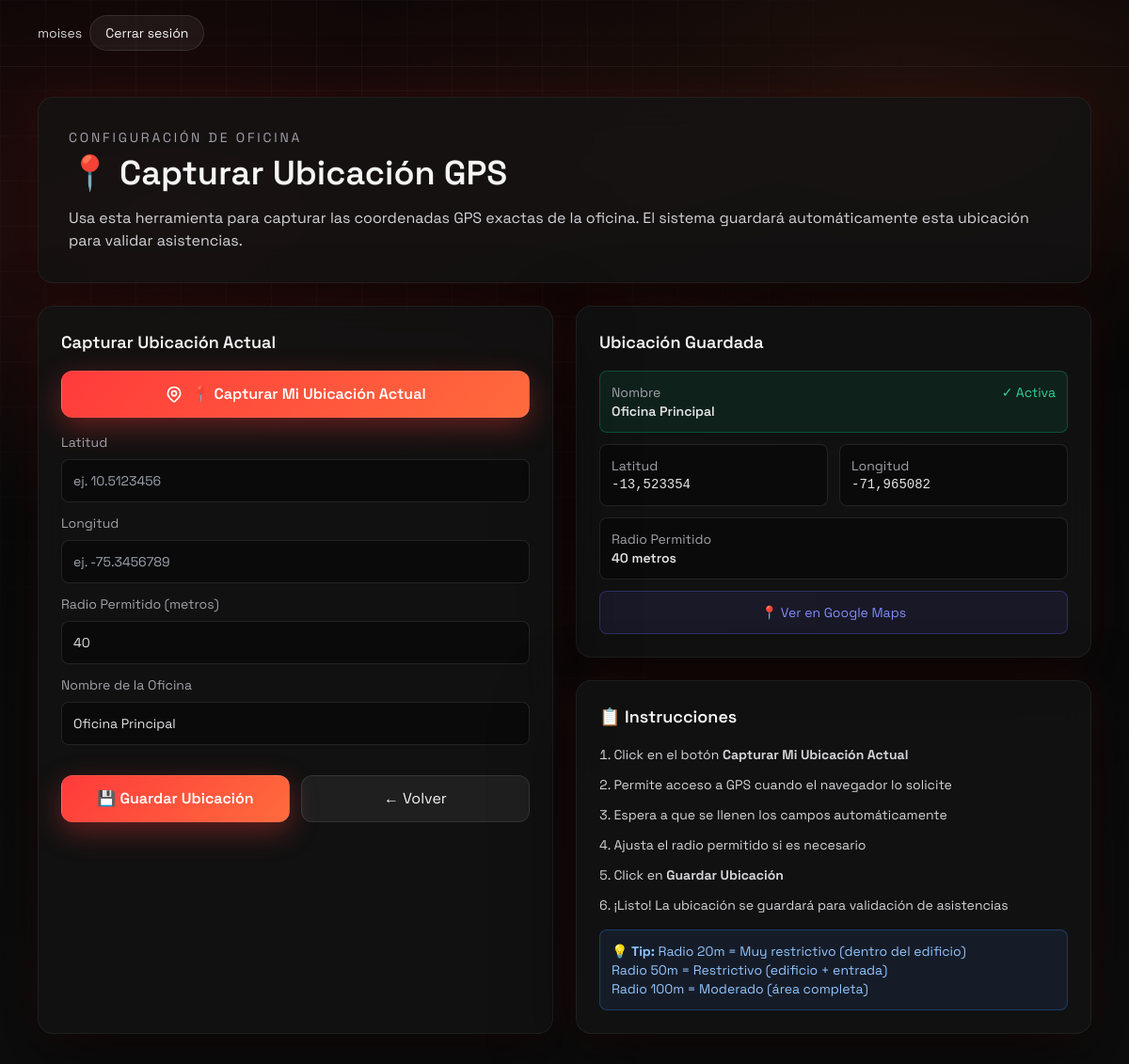
Screenshot of /capturar-gps/ (signed in) with the database file from the repository.
### asistencia/models.py (models this page shows, shortened)
class CustomUser(AbstractUser):
    ROL_ADMIN = "admin"
    ROL_RRHH = "rrhh"
    ROL_SUPERVISOR = "supervisor"
    ROL_EMPLEADO = "empleado"
    ROL_PPHH = "pphh"
    ROLES = (
        (ROL_ADMIN, "Administrador"),
        (ROL_RRHH, "RRHH"),
        (ROL_SUPERVISOR, "Supervisor"),
        (ROL_EMPLEADO, "Empleado"),
        (ROL_PPHH, "Practicante (PP.HH.)"),
    )
    rol = models.CharField(max_length=20, choices=ROLES, default=ROL_EMPLEADO)
    dni = models.CharField(max_length=11, unique=True, verbose_name="DNI/CE")
    supervisor = models.ForeignKey(
        'self',
        on_delete=models.SET_NULL,
        null=True,
        blank=True,
        related_name='subordinados'
    )
    horario = models.ForeignKey(
        Horario,
        on_delete=models.SET_NULL,
        null=True,
        blank=True,
        related_name='empleados'
    )
    area = models.ForeignKey(
        Area,
        on_delete=models.SET_NULL,
        null=True,
        blank=True,
        related_name='empleados',
        verbose_name="Área de Práctica"
    )
    permite_remoto = models.BooleanField(default=False)
    codigo_qr = models.CharField(
        max_length=50,
        unique=True,
        editable=False,
        null=True,
        blank=True,
        help_text="Código QR único del empleado para validar asistencia"
    )

class ConfiguracionGPS(models.Model):
    nombre = models.CharField(max_length=100, default="Oficina Principal")
    latitud = models.DecimalField(max_digits=9, decimal_places=6, help_text="Latitud de la oficina")
    longitud = models.DecimalField(max_digits=9, decimal_places=6, help_text="Longitud de la oficina")
    radio_permitido_metros = models.IntegerField(default=50, help_text="Radio permitido en metros para marcar asistencia")
    activa = models.BooleanField(default=True)
    creada_en = models.DateTimeField(auto_now_add=True)
    actualizada_en = models.DateTimeField(auto_now=True)
    class Meta:
        verbose_name = "Configuración GPS"
        verbose_name_plural = "Configuraciones GPS"
    @classmethod
    def obtener_configuracion_activa(cls):
        return cls.objects.filter(activa=True).first()

### asistencia/views.py (the view)
# urls.py: path("capturar-gps/", views.capturar_gps_admin, name="capturar_gps_admin"),
@login_required
def capturar_gps_admin(request):
    if not request.user.is_staff and not request.user.is_superuser:
        return redirect('dashboard')
    config_gps = ConfiguracionGPS.obtener_configuracion_activa()
    context = {
        'config_gps': config_gps,
        'csrf_token': request.META.get('CSRF_COOKIE', '')
    }
    return render(request, 'asistencia/capturar_gps_admin.html', context)

### asistencia/templates/asistencia/capturar_gps_admin.html (shortened to what this page needs)
{% extends "asistencia/base.html" %}
{% block content %}
<div class="space-y-6">
    <div class="glass rounded-2xl p-6 md:p-8 fade-in">
        <div class="space-y-4">
            <div class="flex items-center justify-between">
                <div>
                    <div class="text-sm text-zinc-400 uppercase tracking-[0.2em]">Configuración de Oficina</div>
                    <h1 class="text-3xl md:text-4xl font-semibold mt-2">📍 Capturar Ubicación GPS</h1>
                </div>
            </div>
            <p class="text-zinc-300 mt-4">
                Usa esta herramienta para capturar las coordenadas GPS exactas de la oficina.
                El sistema guardará automáticamente esta ubicación para validar asistencias.
            </p>
        </div>
    </div>
    <div class="grid lg:grid-cols-2 gap-6">
        <div class="glass rounded-2xl p-6 space-y-4 overflow-visible relative z-50">
            <div class="font-semibold text-lg">Capturar Ubicación Actual</div>
            <div class="space-y-4">
                <button id="btn-capturar-gps"
                        class="w-full btn-neo py-3 rounded-xl flex items-center justify-center gap-2">
                    <span>📍 Capturar Mi Ubicación Actual</span>
                </button>
                <div class="space-y-3">
                    <div>
                        <label class="block text-sm text-zinc-400 mb-2">Latitud</label>
                        <input type="number" id="latitud" name="latitud" step="0.000001"
                               class="w-full bg-black/40 border border-white/10 rounded-lg p-3 text-sm text-zinc-200
                                      focus:border-red-500 focus:ring-1 focus:ring-red-500 outline-none transition-all"
                               placeholder="ej. 10.5123456"
                               {% if config_gps %}value="{{ config_gps.latitud }}"{% endif %} />
                    </div>
                    <div>
                        <label class="block text-sm text-zinc-400 mb-2">Longitud</label>
                        <input type="number" id="longitud" name="longitud" step="0.000001"
                               class="w-full bg-black/40 border border-white/10 rounded-lg p-3 text-sm text-zinc-200
                                      focus:border-red-500 focus:ring-1 focus:ring-red-500 outline-none transition-all"
                               placeholder="ej. -75.3456789"
                               {% if config_gps %}value="{{ config_gps.longitud }}"{% endif %} />
                    </div>
                    <div>
                        <label class="block text-sm text-zinc-400 mb-2">Radio Permitido (metros)</label>
                        <input type="number" id="radio" name="radio" min="5" step="5"
                               class="w-full bg-black/40 border border-white/10 rounded-lg p-3 text-sm text-zinc-200
                                      focus:border-red-500 focus:ring-1 focus:ring-red-500 outline-none transition-all"
                               placeholder="ej. 20"
                               value="{% if config_gps %}{{ config_gps.radio_permitido_metros }}{% else %}20{% endif %}" />
                    </div>
                    <div>
                        <label class="block text-sm text-zinc-400 mb-2">Nombre de la Oficina</label>
                        <input type="text" id="nombre" name="nombre"
                               class="w-full bg-black/40 border border-white/10 rounded-lg p-3 text-sm text-zinc-200
                                      focus:border-red-500 focus:ring-1 focus:ring-red-500 outline-none transition-all"
                               placeholder="ej. Oficina Principal"
                               value="{% if config_gps %}{{ config_gps.nombre }}{% else %}Oficina Principal{% endif %}" />
                    </div>
                </div>
                <div class="flex gap-3 pt-4">
                    <button id="btn-guardar" class="flex-1 btn-neo py-3 rounded-xl">
                        💾 Guardar Ubicación
                    </button>
                    <a href="{% url 'admin:asistencia_configuraciongps_changelist' %}"
                       class="flex-1 btn-ghost py-3 rounded-xl text-center">
                        ← Volver
                    </a>
                </div>
            </div>
        </div>
        <div class="space-y-6">
            <div class="glass rounded-2xl p-6 space-y-4">
                <div class="font-semibold text-lg">Ubicación Guardada</div>
                {% if config_gps %}
                    <div class="space-y-3 text-sm">
                        <div class="flex items-start justify-between p-3 bg-emerald-500/10 border border-emerald-500/30 rounded-lg">
                            <div>
                                <div class="text-zinc-400">Nombre</div>
                                <div class="font-semibold text-zinc-200">{{ config_gps.nombre }}</div>
                            </div>
                            <span class="text-emerald-400">✓ Activa</span>
                        </div>
                        <div class="grid grid-cols-2 gap-3">
                            <div class="p-3 bg-black/40 border border-white/10 rounded-lg">
                                <div class="text-zinc-400">Latitud</div>
                                <div class="font-mono text-zinc-200">{{ config_gps.latitud }}</div>
                            </div>
                            <div class="p-3 bg-black/40 border border-white/10 rounded-lg">
                                <div class="text-zinc-400">Longitud</div>
                                <div class="font-mono text-zinc-200">{{ config_gps.longitud }}</div>
                            </div>
                        </div>
                        <div class="p-3 bg-black/40 border border-white/10 rounded-lg">
                            <div class="text-zinc-400">Radio Permitido</div>
                            <div class="font-semibold text-zinc-200">{{ config_gps.radio_permitido_metros }} metros</div>
                        </div>
                        <a href="https://www.google.com/maps/?q={{ config_gps.latitud }},{{ config_gps.longitud }}"
                           target="_blank" class="block w-full p-3 bg-indigo-500/10 border border-indigo-500/30 rounded-lg
                                               text-center text-indigo-400 hover:bg-indigo-500/20 transition-colors">
                            📍 Ver en Google Maps
                        </a>
                    </div>
                {% else %}
                    <div class="p-4 bg-amber-500/10 border border-amber-500/30 rounded-lg text-amber-400 text-sm">
                        ⚠️ No hay ubicación configurada. Captura una nueva.
                    </div>
                {% endif %}
            </div>
            <div class="glass rounded-2xl p-6 space-y-4 overflow-visible relative z-50">
                <div class="font-semibold text-lg">📋 Instrucciones</div>
                <ol class="space-y-3 text-sm text-zinc-300 list-decimal list-inside">
                    <li>Click en el botón <strong>Capturar Mi Ubicación Actual</strong></li>
                    <li>Permite acceso a GPS cuando el navegador lo solicite</li>
                    <li>Espera a que se llenen los campos automáticamente</li>
                    <li>Ajusta el radio permitido si es necesario</li>
                    <li>Click en <strong>Guardar Ubicación</strong></li>
                    <li>¡Listo! La ubicación se guardará para validación de asistencias</li>
                </ol>
                <div class="p-3 bg-blue-500/10 border border-blue-500/30 rounded-lg text-blue-300 text-sm">
                    💡 <strong>Tip:</strong> Radio 20m = Muy restrictivo (dentro del edificio)<br>
                    Radio 50m = Restrictivo (edificio + entrada)<br>
                    Radio 100m = Moderado (área completa)
                </div>
            </div>
        </div>
    </div>
</div>
{% endblock %}

### asistencia/templates/asistencia/base.html (shortened to what this page needs)
<!DOCTYPE html>
<html lang="es">
<head>
    <script src="https://cdn.tailwindcss.com"></script>
</head>
<body>
    <div class="page-bg" aria-hidden="true"></div>
    <header class="relative z-10 border-b border-white/5">
        <div class="max-w-6xl mx-auto px-4 py-4 flex flex-wrap items-center justify-between gap-4">
            <div class="text-sm flex items-center gap-2">
                {% if user.is_authenticated %}
                <span class="hidden sm:inline-block text-zinc-300 truncate max-w-[150px]">{{ user.username }}</span>
                <form method="post" action="/logout/" class="inline m-0">
                    <button type="submit" class="btn-ghost px-3 sm:px-4 py-2 rounded-full text-xs sm:text-sm whitespace-nowrap">Cerrar sesión</button>
                </form>
                {% endif %}
            </div>
        </div>
    </header>
    <main class="relative z-10 {% block main_classes %}max-w-6xl mx-auto px-4 py-8{% endblock %}">
        {% block content %}{% endblock %}
    </main>
</body>
</html>

### asistencia/templates/asistencia/base.html (style rules this page uses)
:root { --bg: #050505; --bg-2: #0d0d0d; --panel: rgba(20, 20, 20, 0.78); --panel-border: rgba(255, 255, 255, 0.06); --glow: rgba(255, 35, 35, 0.45); --accent: #ff3b3b; --accent-2: #ff6b3d; --text: #f5f5f5; --muted: #a1a1aa; --text_main: #f5f5f5; --text_muted: #a1a1aa; --primary: #3b82f6; --primary_light: #eff6ff; --accent_green: #10b981; --accent_yellow: #f59e0b; --accent_red: #ef4444; --bg_light: #f3f4f6; }
body { font-family: "Space Grotesk", "Sora", sans-serif; color: var(--text); background: radial-gradient(1200px 600px at 15% 20%, rgba(255, 59, 59, 0.15), transparent 55%), radial-gradient(1000px 500px at 80% 10%, rgba(255, 107, 61, 0.12), transparent 60%), linear-gradient(180deg, var(--bg) 0%, var(--bg-2) 100%); min-height: 100vh; }
.page-bg { position: fixed; inset: 0; background-image: linear-gradient(rgba(255, 255, 255, 0.04) 1px, transparent 1px), linear-gradient(90deg, rgba(255, 255, 255, 0.04) 1px, transparent 1px); background-size: 48px 48px; mask-image: radial-gradient(circle at 30% 20%, black 0%, transparent 60%); pointer-events: none; z-index: 0; }
.glass { background: var(--panel); border: 1px solid var(--panel-border); box-shadow: 0 30px 80px rgba(0, 0, 0, 0.55), 0 0 40px rgba(255, 59, 59, 0.1); backdrop-filter: blur(18px); }
.btn-neo { background: linear-gradient(135deg, var(--accent), var(--accent-2)); color: #fff; font-weight: 600; border: 1px solid rgba(255, 255, 255, 0.08); box-shadow: 0 10px 30px rgba(255, 59, 59, 0.35); transition: transform 0.2s ease, box-shadow 0.2s ease, filter 0.2s ease; }
.btn-ghost { background: rgba(255, 255, 255, 0.06); border: 1px solid rgba(255, 255, 255, 0.1); color: var(--text); transition: border 0.2s ease, background 0.2s ease; }
.fade-in { animation: fadeInUp 0.8s ease both; }
.glass { background: var(--panel); border: 1px solid var(--panel-border); box-shadow: 0 30px 80px rgba(0,0,0,.55), 0 0 40px rgba(255,59,59,.1); backdrop-filter: blur(18px); overflow: visible !important; position: relative; z-index: 1; }

### rows the page displays
CustomUser: username "moises"
ConfiguracionGPS: radio "40", nombre "Oficina Principal", latitud "-13,523354", longitud "-71,965082", radio_permitido_metros "40"
